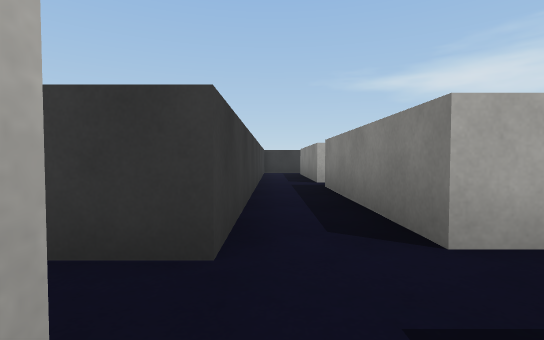
view 1 (above)

18 first-person views from a walk through a 3-D level made in the Unity game engine. The camera is 0.52 m above the floor, tilts 2° down and sees 85° across. The floor is counted in squares, 1 m on a side. Each view is taken from the middle of a square. On the plan, view 1 faces up. The plan holds only what a view shows up to about 9 squares ahead; the rest is blank. The place goes on beyond the plan. Surface patterns are stand-ins for the level's own textures.

view 2
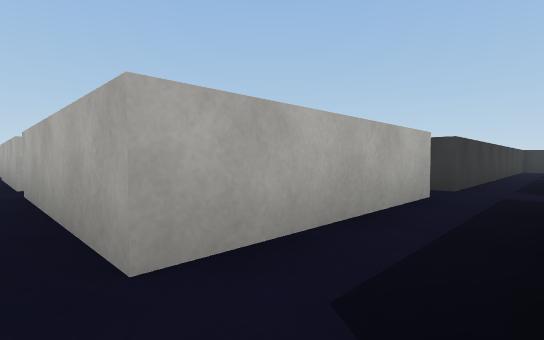

view 3
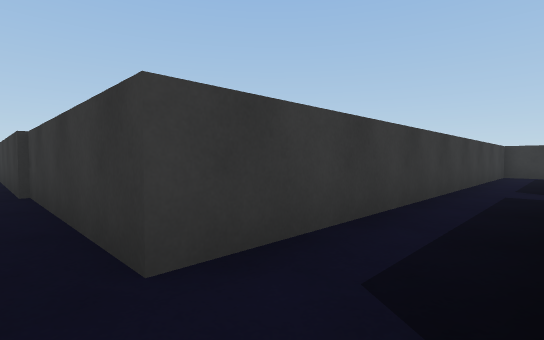

view 4
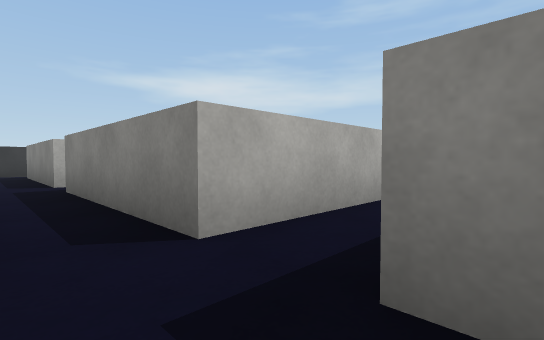

view 5
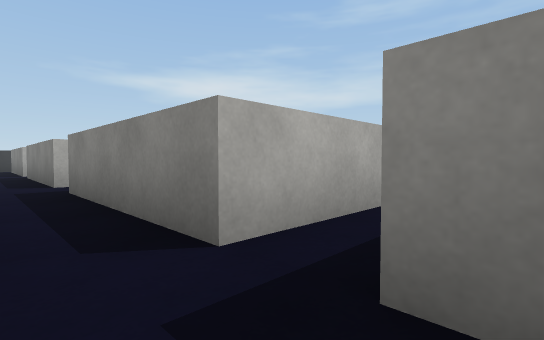

view 6
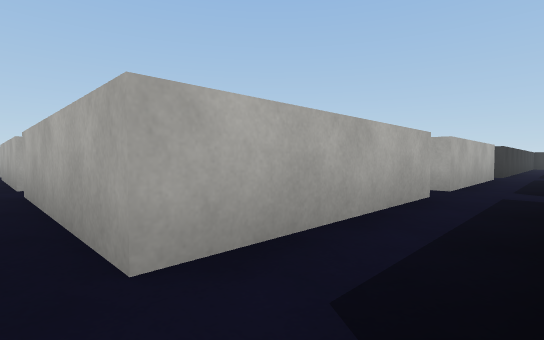

view 7
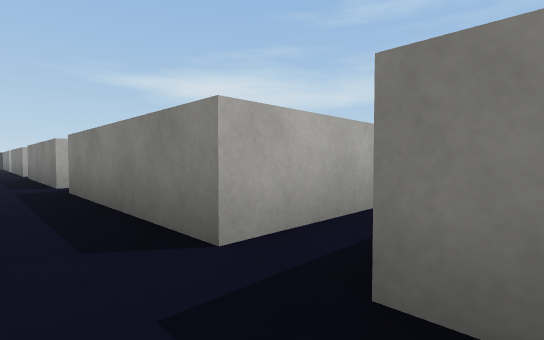

view 8
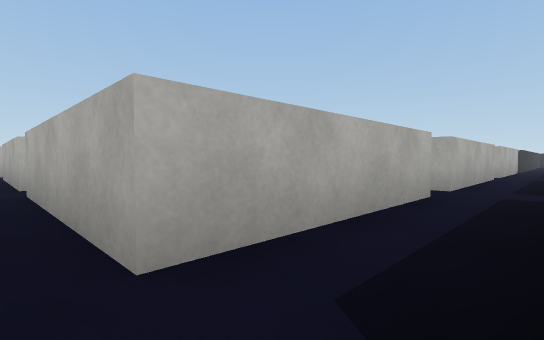

view 9
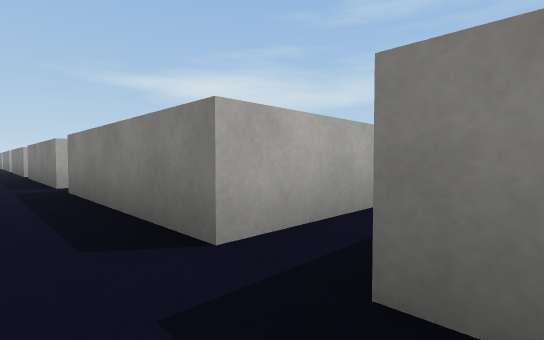

view 10
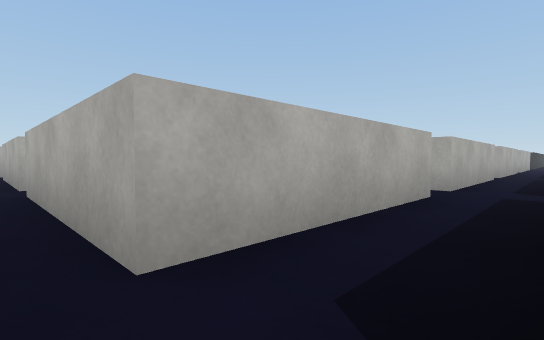

view 11
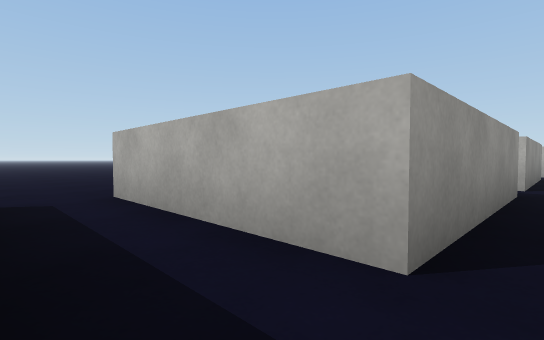

view 12
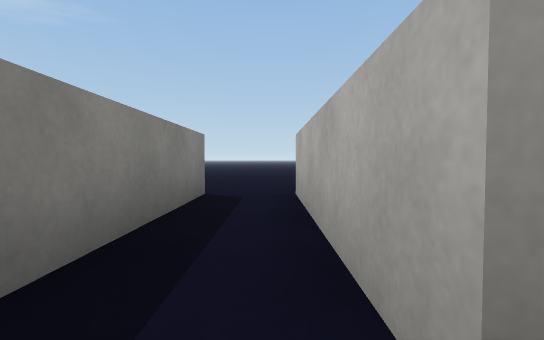

view 13
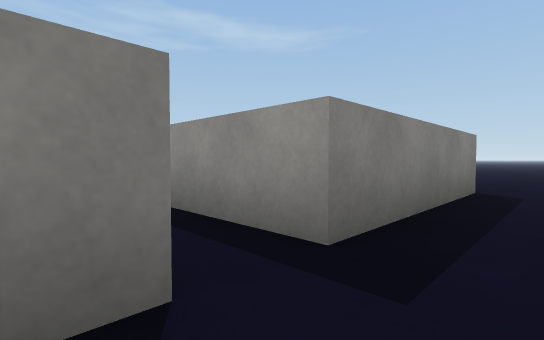

view 14
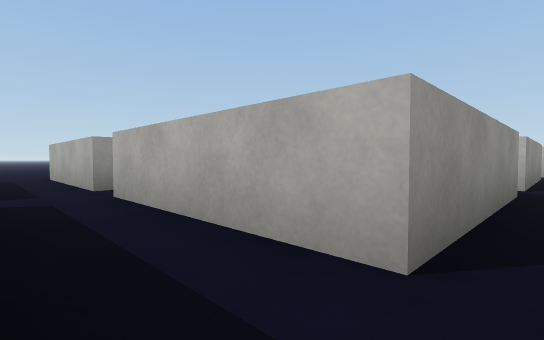

view 15
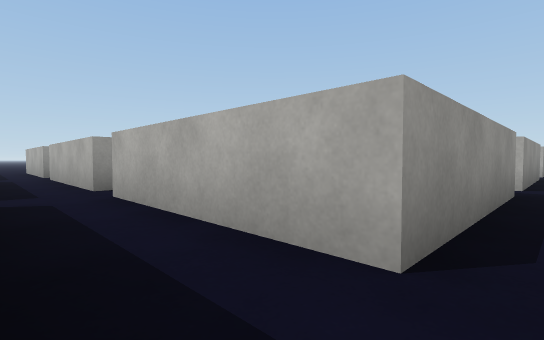

view 16
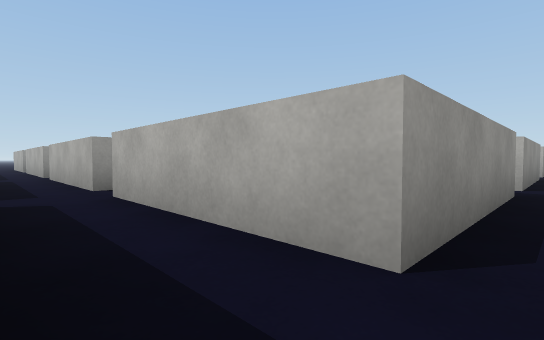

view 17
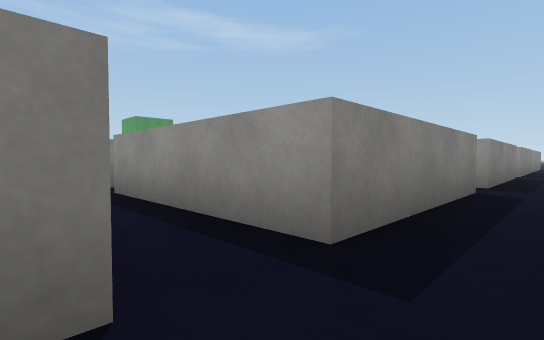

view 18
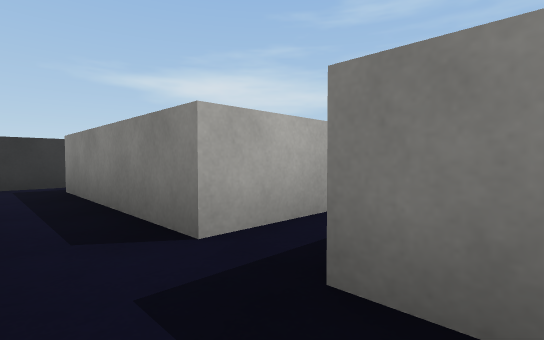

### Floor plan
Key: @ floor where view 1 was taken; # wall or solid block; . floor.
Columns run from 9 left of view 1 to 6 right of it. Each row starts with its distance up from view 1.
 12         ###
 11         #..
 10         #.#
  9         #.#
  8         #.#
  7         #.###
  6         #...
  5         #.#
  4         #.#
  3         #.#
  2  ########.####
  1  ..............
  0 ####.####@######
 -1         #.#
 -2         #.#
 -3 #### ####.###
 -4  ............
 -5 ####.####.#
 -6         #.#
 -7         #.#
 -8 #### ####.###
 -9  ............
-10 ####.####.#
-11         #.#
-12         #.#
-13 ####.####.###
-14  ............
-15 ####.####.###
-16         #.#
-17         #.#
-18 ####.####.#
-19  ..........

Where each view was taken, in squares from view 1:
view 1: 0 up, 0 right, facing up
view 2: 4 down, 1 right, facing up-left
view 3: 1 up, 1 right, facing up-left
view 4: 0 up, 0 right, facing up-right
view 5: 5 down, 0 right, facing up-right
view 6: 9 down, 1 right, facing up-left
view 7: 10 down, 0 right, facing up-right
view 8: 14 down, 1 right, facing up-left
view 9: 15 down, 0 right, facing up-right
view 10: 19 down, 1 right, facing up-left
view 11: 14 down, 1 right, facing down-left
view 12: 14 down, 0 right, facing down
view 13: 13 down, 0 right, facing down-right
view 14: 9 down, 1 right, facing down-left
view 15: 4 down, 1 right, facing down-left
view 16: 1 up, 1 right, facing down-left
view 17: 2 up, 0 right, facing down-right
view 18: 5 up, 0 right, facing up-right
